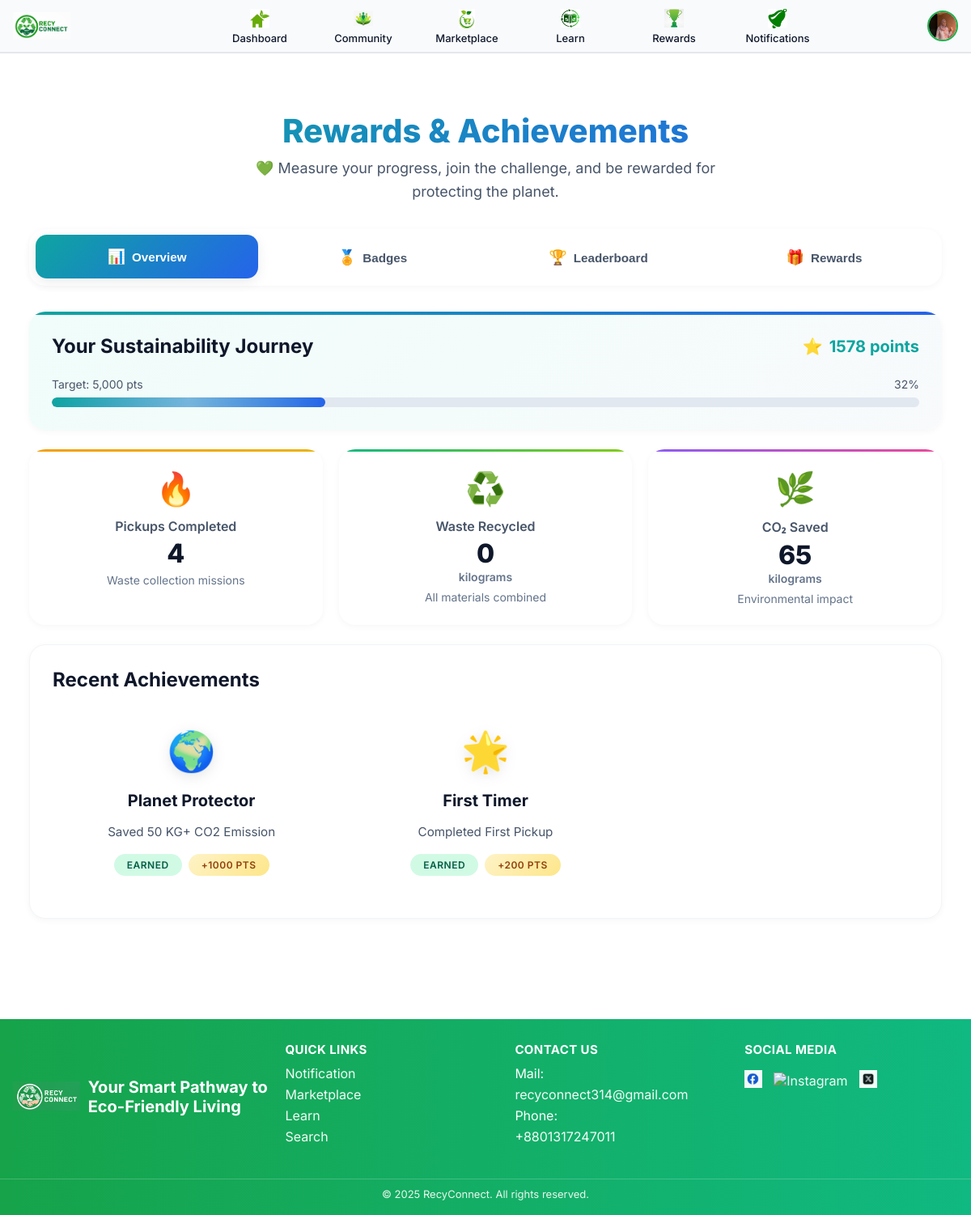
Page /rewards/household/ (signed in) on the committed database.
### User/models.py (models this page shows, shortened)
class User(AbstractBaseUser):
    ROLE_CHOICES = [
        ("household", "Household"),
        ("collector", "Collector"),
        ("recycler",  "Recycling Centre"),
        ("buyer",     "Buyer"),
    ]
    class ProductKind(models.TextChoices):
        PLASTIC = "plastic", "Plastic"
        PAPER   = "paper",   "Paper"
        GLASS   = "glass",   "Glass"
        METAL   = "metal",   "Metal"
        E_WASTE = "e_waste", "E-waste"
    email = models.EmailField(unique=True, db_index=True)
    password = models.CharField(max_length=128)
    role = models.CharField(max_length=20, choices=ROLE_CHOICES)
    collector_product = models.CharField(
        max_length=12,
        choices=ProductKind.choices,
        blank=True,
        help_text="Collector only: what type of material you collect.",
    )
    name = models.CharField(max_length=100, blank=True)
    phone = models.CharField(max_length=20, blank=True)
    address = models.CharField(max_length=255, blank=True)
    profile_image = models.ImageField(
        upload_to="user_avatars/%Y/%m/", blank=True, null=True,
        help_text="Upload a clear profile photo.",
    )
    map_url = models.URLField(
        blank=True,
        help_text="Google Maps link to your address.",
    )
    facebook = models.URLField(blank=True)
    instagram = models.URLField(blank=True)
    twitter  = models.URLField(blank=True)
    is_staff = models.BooleanField(default=False)
    is_superuser = models.BooleanField(default=False)
    is_active = models.BooleanField(default=False)
    is_approved = models.BooleanField(default=False)
    approved_at = models.DateTimeField(null=True, blank=True)
    approved_by = models.ForeignKey(
        "self", null=True, blank=True,
        on_delete=models.SET_NULL, related_name="approved_users"
    )
    date_joined = models.DateTimeField(default=timezone.now)
    id_card_image = models.ImageField(
        upload_to="user_ids/%Y/%m/",
        blank=True, null=True,
        help_text="ID/visiting card (required for Collector and Recycling Centre).",
    )
    average_rating = models.FloatField(default=0.0)
    ratings_count  = models.PositiveIntegerField(default=0)
    points = models.PositiveIntegerField(default=0, help_text="Total points available to redeem.")
    total_co2_saved_kg = models.DecimalField(
        max_digits=12, decimal_places=3, default=Decimal("0.000"),
        help_text="Lifetime CO₂ saved (kg).",
    )
    total_pickups = models.PositiveIntegerField(default=0, help_text="Lifetime pickups/recycles.")
    objects = UserManager()
    USERNAME_FIELD = "email"
    REQUIRED_FIELDS = ["role"]
    class Meta:
        ordering = ("-date_joined",)

### Rewards/models.py (models this page shows, shortened)
class UserBadge(models.Model):
    user = models.ForeignKey(
        settings.AUTH_USER_MODEL,
        on_delete=models.CASCADE,
        related_name="user_badges",
    )
    badge = models.ForeignKey(
        Badge,
        on_delete=models.CASCADE,
        related_name="awards",
    )
    awarded_at = models.DateTimeField(auto_now_add=True)
    class Meta:
        unique_together = ("user", "badge")
        ordering = ("-awarded_at",)
        indexes = [
            models.Index(fields=["user", "awarded_at"]),
            models.Index(fields=["badge", "awarded_at"]),
        ]

class Badge(models.Model):
    class Rarity(models.TextChoices):
        COMMON     = "Common", "Common"
        RARE       = "Rare", "Rare"
        EPIC       = "Epic", "Epic"
        LEGENDARY  = "Legendary", "Legendary"
        EXCLUSIVE  = "Exclusive", "Exclusive"
    code = models.SlugField(
        unique=True,
        help_text="Stable code for logic (e.g., first_recycler, pickups_20)"
    )
    name = models.CharField(max_length=80, unique=True)
    description = models.TextField(blank=True)
    emoji = models.CharField(
        max_length=16, blank=True,
        help_text="Emoji or short icon (multi-codepoint supported)"
    )
    rarity = models.CharField(
        max_length=20, choices=Rarity.choices, default=Rarity.COMMON
    )
    points_bonus = models.PositiveIntegerField(
        default=0, help_text="Extra points awarded with this badge"
    )
    created_at = models.DateTimeField(auto_now_add=True)
    class Meta:
        ordering = ("-created_at", "name")

### Rewards/views.py (the view, shortened to what this page needs)
# urls.py: path("household/",  views.rewards_page, {"role": "household"},  name="household"),
@login_required
def rewards_page(request, role: str):
    template = _template_for_role(role)
    ensure_core_badges()
    user = request.user
    overview = {
        "points": user.points,
        "total_co2": user.total_co2_saved_kg,
        "total_pickups": user.total_pickups,
        "recent_badges": UserBadge.objects.filter(user=user)
            .select_related("badge").order_by("-awarded_at")[:6],
    }
    earned_ids = set(
        UserBadge.objects.filter(user=user).values_list("badge_id", flat=True)
    )
    all_badges = Badge.objects.all().order_by("points_bonus", "name")
    top_users = (
        User.objects.filter(points__gt=0)
        .only("id", "name", "email", "role", "points")
        .order_by("-points")[:100]
    )
    items = RewardItem.objects.filter(is_active=True).order_by("cost_points")
    context = {
        "overview": overview,
        "all_badges": all_badges,
        "earned_ids": earned_ids,
        "top_users": top_users,
        "items": items,
        "is_admin": _is_admin(user),
        "admin_badges": all_badges if _is_admin(user) else [],
        "admin_rewards": RewardItem.objects.all().order_by("-is_active", "cost_points")
                        if _is_admin(user) else [],
        "rarity_choices": Badge.Rarity.choices,
    }
    return render(request, template, context)

### Templates/Household/h_rewards.html (shortened to what this page needs)
{% extends "Household/h_base.html" %}
{% load static %}
{% block content %}
<div class="rewards-container">
  <div class="page-header">
    <h1 class="page-title">Rewards & Achievements</h1>
    <p class="page-subtitle">
      💚 Measure your progress, join the challenge, and be rewarded for protecting the planet.
    </p>
  </div>
  <div class="tabs-container">
    <button class="tab active" onclick="setTab('overview')">
      <span class="tab-icon">📊</span>
      <span>Overview</span>
    </button>
    <button class="tab" onclick="setTab('badges')">
      <span class="tab-icon">🏅</span>
      <span>Badges</span>
    </button>
    <button class="tab" onclick="setTab('leaderboard')">
      <span class="tab-icon">🏆</span>
      <span>Leaderboard</span>
    </button>
    <button class="tab" onclick="setTab('rewards')">
      <span class="tab-icon">🎁</span>
      <span>Rewards</span>
    </button>
  </div>
  <section id="sec-overview" class="section active">
    <div class="card progress-card" style="padding: 28px;">
      <div class="card-header">
        <h2 class="card-title">Your Sustainability Journey</h2>
        <div class="points-display">
          <span>⭐</span>
          <span>{{ overview.points|default:0 }} points</span>
        </div>
      </div>
      <div class="progress-wrapper" id="progressWrap" data-points="{{ overview.points|default:0 }}" data-goal="5000">
        <div class="progress-labels">
          <span>Target: 5,000 pts</span>
          <span data-pct>0%</span>
        </div>
        <div class="progress-bar">
          <div class="progress-fill" style="width: 0%"></div>
        </div>
      </div>
    </div>
    <div class="metrics-grid">
      <div class="card metric-card">
        <span class="metric-icon">🔥</span>
        <div class="metric-title">Pickups Completed</div>
        <div class="metric-value">{{ overview.total_pickups|default:0 }}</div>
        <div class="metric-description">Waste collection missions</div>
      </div>
      <div class="card metric-card">
        <span class="metric-icon">♻️</span>
        <div class="metric-title">Waste Recycled</div>
        <div class="metric-value">{{ overview.total_weight|default:0 }}</div>
        <div class="metric-unit">kilograms</div>
        <div class="metric-description">All materials combined</div>
      </div>
      <div class="card metric-card">
        <span class="metric-icon">🌿</span>
        <div class="metric-title">CO₂ Saved</div>
        <div class="metric-value">{{ overview.total_co2|default:0|floatformat:0 }}</div>
        <div class="metric-unit">kilograms</div>
        <div class="metric-description">Environmental impact</div>
      </div>
    </div>
    <div class="card" style="padding: 28px; margin-top: 24px;">
      <div class="card-header">
        <h2 class="card-title">Recent Achievements</h2>
      </div>
      <div class="badges-grid" style="margin-top: 20px;">
        {% for ub in overview.recent_badges|slice:":2" %}
          <div class="badge-card">
            <span class="badge-emoji">{{ ub.badge.emoji }}</span>
            <h3 class="badge-name">{{ ub.badge.name }}</h3>
            <p class="badge-description">{{ ub.badge.description }}</p>
            <div class="badge-status">
              <span class="status-pill status-earned">Earned</span>
              {% if ub.badge.points_bonus %}
                <span class="status-pill points-pill">+{{ ub.badge.points_bonus }} pts</span>
              {% endif %}
            </div>
          </div>
        {% empty %}
          <div class="empty-state">
            <span class="emoji">🎯</span>
            <h3>No Achievements Yet</h3>
            <p>Start recycling and completing pickups to earn your first badges!</p>
          </div>
        {% endfor %}
      </div>
    </div>
  </section>
</div>
{% endblock %}

### Templates/Household/h_base.html (shortened to what this page needs)
{% load static %}
<!DOCTYPE html>
<html lang="en">
<head>
</head>
<body>
  <div class="navbar-wrap">
    <nav class="navbar">
      <a class="brand" href="#">
        <img src="{% static 'RecyLogoNew.png' %}" alt="RecyConnect">
      </a>
      <div class="menu">
        <a href="{% url 'household:dashboard' %}">
          <img src="{% static 'home.png' %}" alt="Home">
          <span>Dashboard</span>
        </a>
        <a href="{% url 'household:community' %}">
          <img src="{% static 'community.png' %}" alt="Community">
          <span>Community</span>
        </a>
        <a href="{% url 'marketplace:household' %}">
          <img src="{% static 'cart.png' %}" alt="Marketplace">
          <span>Marketplace</span>
        </a>
        <a href="{% url 'education:education_awareness_h' %}?tab=guides">
          <img src="{% static 'learn.png' %}" alt="Learn">
          <span>Learn</span>
        </a>
        <a href="{% url 'rewards:household' %}">
          <img src="{% static 'trophy.png' %}" alt="Rewards">
          <span>Rewards</span>
        </a>
        <a href="{% url 'household:notifications' %}">
          <img src="{% static 'bell.png' %}" alt="Notifications">
          <span>Notifications</span>
        </a>
      </div>
      <div class="profile">
        <button class="avatar-btn" id="avatarBtn" aria-label="Profile menu">
          {% if request.user.is_authenticated and request.user.profile_image %}
            <img class="avatar" src="{{ request.user.profile_image.url }}" alt="Profile" />
          {% else %}
            <img class="avatar" src="{% static 'icons/avatar-placeholder.png' %}" alt="Profile" />
          {% endif %}
        </button>
      </div>
    </nav>
  </div>
  <main class="container">
    {% block content %}{% endblock %}
  </main>
  <footer class="footer">
    <div class="inner">
      <div class="foot-brand">
        <img src="{% static 'LogoFooter.png' %}" alt="RecyConnect">
        <div>
          <div class="foot-title">Your Smart Pathway to Eco-Friendly Living</div>
        </div>
      </div>
      <div class="foot-col">
        <h4>Quick Links</h4>
        <a href="#">Notification</a>
        <a href="#">Marketplace</a>
        <a href="#">Learn</a>
        <a href="#">Search</a>
      </div>
      <div class="foot-col">
        <h4>Contact Us</h4>
        <div>Mail: <a href="mailto:recyconnect314@gmail.com">recyconnect314@gmail.com</a></div>
        <div style="margin-top:6px;">Phone: <a href="tel:+8801317247011">+8801317247011</a></div>
      </div>
      <div class="foot-col">
        <h4>Social Media</h4>
        <div class="social-row">
          <a href="https://facebook.com/" target="_blank" rel="noopener">
            <img src="{% static 'fb.png' %}" alt="Facebook">
          </a>
          <a href="https://instagram.com/" target="_blank" rel="noopener">
            <img src="{% static 'insta.jpeg' %}" alt="Instagram">
          </a>
          <a href="https://twitter.com/" target="_blank" rel="noopener">
            <img src="{% static 'X ic.jpg' %}" alt="Twitter/X">
          </a>
        </div>
      </div>
    </div>
    <div class="copyright">
      © 2025 RecyConnect. All rights reserved.
    </div>
  </footer>
</body>
</html>

### rows in the picture
User: user.profile_image (picture), total_co2 "65"
UserBadge: badge.emoji "🌍", badge.name "Planet Protector", badge.description "Saved 50 KG+ CO2 Emission", badge.points_bonus "1000"
UserBadge: badge.emoji "🌟", badge.name "First Timer", badge.description "Completed First Pickup", badge.points_bonus "200"

### other values in the picture
{{ overview.points|default:0 }} "1578"
{{ overview.total_pickups|default:0 }} "4"
{{ overview.total_weight|default:0 }} "0"
